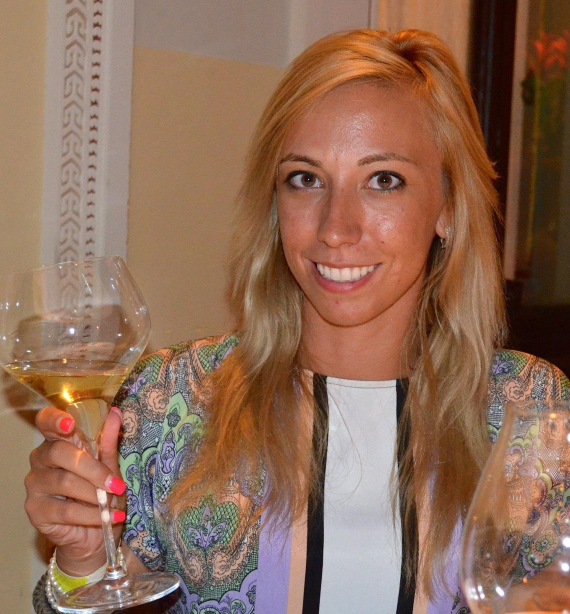
#> input picture images/fbpp.jpg, 1140 x 1228 px (shown at 1/2 size)
$ python collage.py --ifile ../../images/atlas_detector.jpg --dir ../../images --ofile ../../images/fbpp.jpg
#> lines starting #> are read from the running program, lines starting #| are printed output that depends on the picture
'''
Chet Gnegy
www.chetgnegy.com
Free Photo Collage Generator
GPL License
'''

from PIL import Image, ImageEnhance, ImageOps
import glob
import os
import operator
import random
import sys
import argparse

# Backwards compatibility check for PIL Resampling filter constants
if hasattr(Image, "Resampling"):
    LANCZOS = Image.Resampling.LANCZOS
else:
    LANCZOS = Image.LANCZOS

def getAvgColor(im):
    """
    Returns the average color of an image using Pillow's fast resampling.
    """
    # Resize the image to 1x1 to automatically and efficiently compute average color.
    one_pixel = im.resize((1, 1), LANCZOS)
    return one_pixel.getpixel((0, 0))

def quantize(trip, n):
    R = (int(trip[0]) >> n) << n
    G = (int(trip[1]) >> n) << n
    B = (int(trip[2]) >> n) << n
    return (R, G, B)

def getFrequent(im):
    """
    Gets the most frequently used color in the image using Pillow's getcolors.
    """
    # Downscale for performance
    small = im.resize((32, 32))
    cols = {}
    for pixel in small.getdata():
        q_pixel = quantize(pixel[:3], 3)
        cols[q_pixel] = cols.get(q_pixel, 0) + 1
    if not cols:
        return (0, 0, 0)
    freq = max(cols.items(), key=operator.itemgetter(1))[0]
    return freq

def matchQuality(match, target):
    match = quantize(match, 3)
    R = match[0]
    G = match[1]
    B = match[2]
    dR = target[0] - R
    dG = target[1] - G
    dB = target[2] - B
    return abs(dR) + abs(dG) + abs(dB)

def topN(arr, N):
    sorted_arr = sorted(arr.items(), key=operator.itemgetter(1))
    return sorted_arr[0:N]

def main():
    parser = argparse.ArgumentParser(
        description="Free Photo Collage Generator. Refactored for speed, cross-platform safety, and memory controls."
    )
    parser.add_argument("-i", "--ifile", required=True, help="Path to the target input image.")
    parser.add_argument("-d", "--dir", default=None, help="Directory containing source images to make collage tiles. Defaults to a 'source' folder next to the input file.")
    parser.add_argument("-o", "--ofile", default="outfile.jpeg", help="Output collage filename.")
    parser.add_argument("-t", "--tilesize", type=int, default=200, help="Thumbnail tile size in pixels (width/height).")
    parser.add_argument("-n", "--numtiles", type=int, default=200, help="Target tile count along the minimum dimension.")
    parser.add_argument("-b", "--blend-amt", type=float, default=0.2, help="Amount to blend original image over collage [0.0 to 1.0]. Lower values make collage more vibrant.")
    parser.add_argument("-B", "--brightness", type=float, default=1.1, help="Brightness enhancement factor for the target image.")
    parser.add_argument("-C", "--contrast", type=float, default=1.1, help="Contrast enhancement factor for the target image.")
    parser.add_argument("-m", "--max-dim", type=int, default=8000, help="Maximum allowed width/height of the final collage in pixels to prevent memory failure.")

    args = parser.parse_args()

    inputfile = args.ifile
    outputfile = args.ofile
    thumb_size = args.tilesize
    target_tiles = args.numtiles
    blend_amt = args.blend_amt
    brightness_factor = args.brightness
    contrast_factor = args.contrast
    max_dim = args.max_dim

    # Resolve target and source directories
    input_dir = os.path.dirname(os.path.abspath(inputfile))

    if args.dir:
        source_dir = os.path.abspath(args.dir)
    else:
        source_dir = os.path.join(input_dir, "source")

    # We place cache directory within source_dir
    cache_dir = os.path.join(source_dir, "cache")

    if not os.path.exists(source_dir):
        print(f"Error: Source directory '{source_dir}' does not exist.")
        sys.exit(1)

    if not os.path.exists(cache_dir):
        os.makedirs(cache_dir)

    print("Making thumbnails...")
    # Find all source images (case-insensitive glob search)
    valid_exts = ('*.jpg', '*.jpeg', '*.png', '*.webp', '*.bmp')
    infiles = []
    for ext in valid_exts:
        infiles.extend(glob.glob(os.path.join(source_dir, ext)))
        infiles.extend(glob.glob(os.path.join(source_dir, ext.upper())))
#> pass 2 of the loop in main, `for ext in valid_exts:`:

    # Remove duplicates from glob
    infiles = list(set(infiles))

    for infile in infiles:
        try:
            filename = os.path.basename(infile)
            file_base, file_ext = os.path.splitext(filename)

            # Avoid making thumbnails of thumbnails
            if "_thumb" in file_base:
                continue

            thumb_path = os.path.join(cache_dir, f"{file_base}_thumb.jpg")
            if os.path.isfile(thumb_path):
                continue

            try:
                im = Image.open(infile)
#> im is the input picture: PIL image 1140x1228 RGB; mean R, G, B 143.4, 107.9, 87.2
            except Exception:
                continue

            # Standard EXIF orientation transpose
            im = ImageOps.exif_transpose(im)

            # Square crop from center
            w, h = im.size
#> w = 1140; h = 1228
            min_dim_sz = min(w, h)
#> min_dim_sz = 1140
            left = (w - min_dim_sz) // 2
#> left = 0
            top = (h - min_dim_sz) // 2
#> top = 44
            right = left + min_dim_sz
#> right = 1140
            bottom = top + min_dim_sz
#> bottom = 1184

            im = im.crop((left, top, right, bottom))
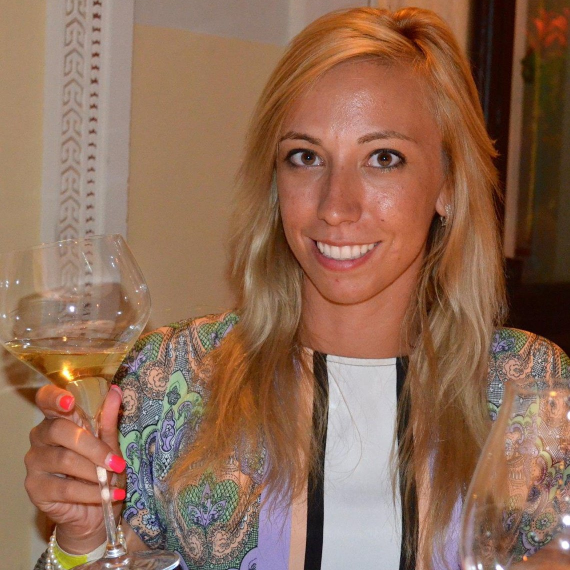
#> im: PIL image 1140x1140 RGB (shown at 1/2 size); mean R, G, B 143.7, 107.3, 85.7
            im.thumbnail((thumb_size, thumb_size), LANCZOS)
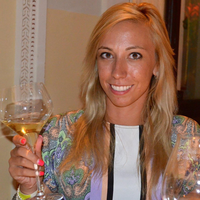
#> im: PIL image 200x200 RGB; mean R, G, B 143.8, 107.5, 85.9
            im.save(thumb_path, "JPEG")

        except Exception as err:
            print(f"Error preparing thumbnail for {infile}: {err}")
#> pass 2 of the loop in main, `for infile in infiles:`:
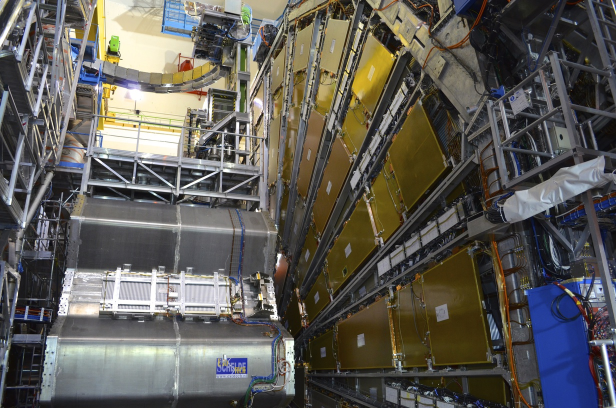
#> input picture images/atlas_detector.jpg, 1232 x 816 px (shown at 1/2 size)
#> in main, im is the input picture: PIL image 1232x816 RGB; mean R, G, B 94.9, 92.5, 87.2
#> in main, `im = im.crop((left, top, right, bottom))`:
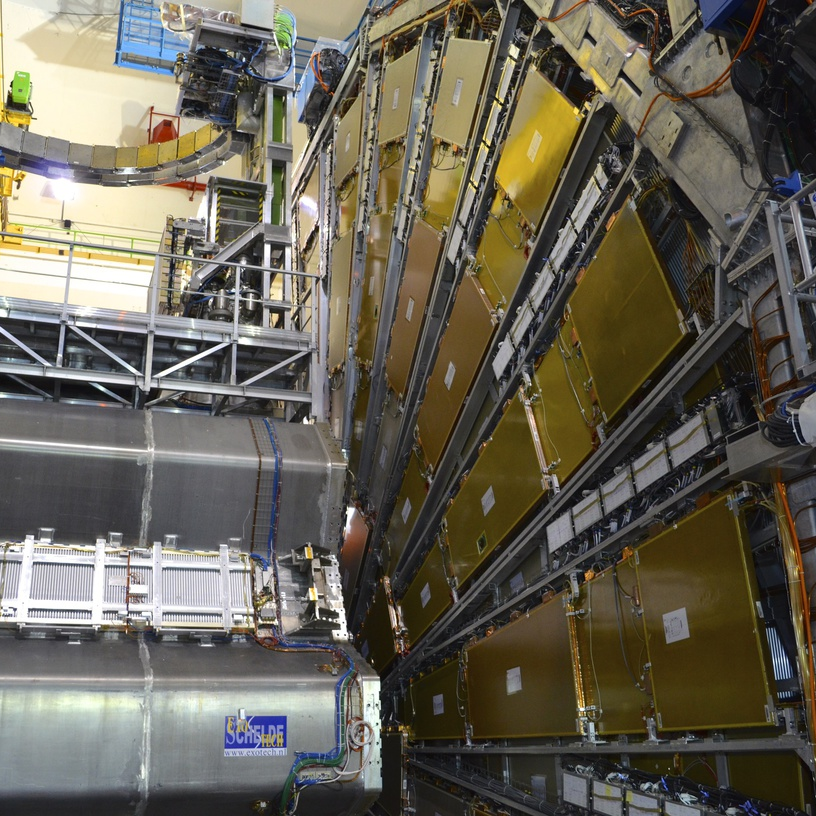
#> im: PIL image 816x816 RGB; mean R, G, B 103.3, 98.6, 85.7
#> in main, `im.thumbnail((thumb_size, thumb_size), LANCZOS)`:
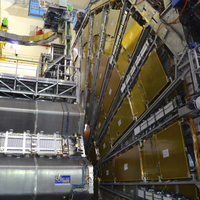
#> im: PIL image 200x200 RGB; mean R, G, B 103.4, 98.7, 85.8

    # Collect cached thumbnails data
    thumbs_lib = {}
    thumbs_lib_avg = {}
    thumbs_lib_freq = {}

    cache_files = glob.glob(os.path.join(cache_dir, "*_thumb.jpg"))
    print(f"Collecting data on {len(cache_files)} thumbnails...")

    for infile in cache_files:
        filename = os.path.basename(infile)
        file_base, _ = os.path.splitext(filename)
        try:
            im = Image.open(infile)
            thumbs_lib[file_base] = im
            thumbs_lib_avg[file_base] = getAvgColor(im)
            thumbs_lib_freq[file_base] = getFrequent(im)
        except Exception as err:
            print(f"Error reading cached thumbnail {infile}: {err}")

    if not thumbs_lib:
        print("Error: No thumbnails found or created! Please ensure the source folder contains valid images.")
        return

    print("Resizing target...")
    try:
        target = Image.open(inputfile)
    except Exception as e:
        print(f"Error: Could not open target image {inputfile}: {e}")
        sys.exit(1)

    # Orientation fix for target
    target = ImageOps.exif_transpose(target)

    # Enhancing target image
    if brightness_factor != 1.0:
        enhancer = ImageEnhance.Brightness(target)
        target = enhancer.enhance(brightness_factor)
    if contrast_factor != 1.0:
        enhancer = ImageEnhance.Contrast(target)
        target = enhancer.enhance(contrast_factor)

    w, h = target.size
    scale_w = w / min(w, h)
    scale_h = h / min(w, h)

    x_tiles = int(scale_w * target_tiles)
    y_tiles = int(scale_h * target_tiles)

    target_thumb = target.copy()
    target_thumb.thumbnail((x_tiles, y_tiles), LANCZOS)

    # Calculate dimensions of the output image
    final_w = thumb_size * target_thumb.size[0]
    final_h = thumb_size * target_thumb.size[1]

    # Memory and resolution protection
    if final_w > max_dim or final_h > max_dim:
        orig_final_w, orig_final_h = final_w, final_h
        ratio = min(max_dim / final_w, max_dim / final_h)
        thumb_size = int(thumb_size * ratio)
        final_w = thumb_size * target_thumb.size[0]
        final_h = thumb_size * target_thumb.size[1]
        print(f"Warning: Dimensions would be {orig_final_w}x{orig_final_h} px. Scaled tile size down to {thumb_size}px (output: {final_w}x{final_h} px) to preserve memory.")

    last_choose = ""
    final = Image.new("RGB", (final_w, final_h), "black")
    print(f"Making collage ({target_thumb.size[0]} x {target_thumb.size[1]} tiles)...")

    # Match target pixels to best thumbnails
    for j in range(target_thumb.size[1]):
        for i in range(target_thumb.size[0]):
            target_pix = target_thumb.getpixel((i, j))
            bestPicks = {}
            for key in thumbs_lib_avg:
                metric1 = matchQuality(thumbs_lib_freq[key], target_pix)
                metric2 = matchQuality(thumbs_lib_avg[key], target_pix)
                metric = min(metric1, metric2) + (metric1 + metric2) / 2
                bestPicks[key] = metric

            N = min(100, len(bestPicks))
            if N == 0:
                continue

            choose = topN(bestPicks, N)
            k = random.randint(0, N - 1)

            attempts = 0
            while N > 1 and last_choose == choose[k][0] and attempts < 10:
                k = random.randint(0, N - 1)
                attempts += 1

            last_choose = choose[k][0]
            thumb_img = thumbs_lib[last_choose]

            if thumb_img.size != (thumb_size, thumb_size):
                thumb_img = thumb_img.resize((thumb_size, thumb_size), LANCZOS)

            final.paste(thumb_img, (i * thumb_size, j * thumb_size))

    # Blend original target image overlay for color reinforcement
    if blend_amt > 0:
        print(f"Blending with overlay (amount: {blend_amt})...")
        bigger = target.resize(final.size, LANCZOS)
        final = Image.blend(final, bigger, blend_amt)

    print(f"Saving collage to '{outputfile}'...")
    final.save(outputfile, "JPEG")
    print("Done!")

if __name__ == "__main__":
    main()
